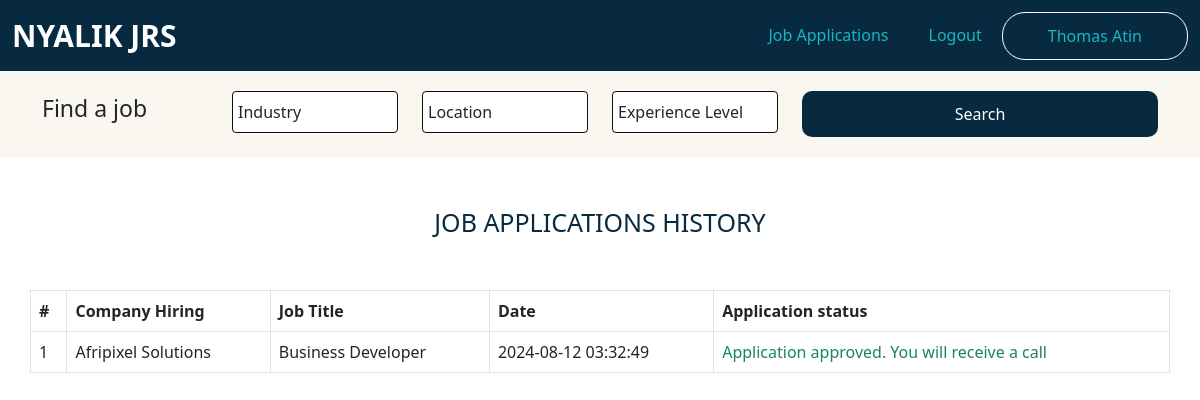
The app's page /index.php?page=jobs/applied_jobs&userId=12 (signed in) with its own data.
### tables this page shows
CREATE TABLE `users` (
  `userId` int(11) NOT NULL,
  `userName` varchar(255) NOT NULL,
  `emailAddress` varchar(200) NOT NULL,
  `password` varchar(200) NOT NULL,
  `profilePhoto` varchar(200) NOT NULL,
  `location` varchar(200) NOT NULL,
  `skills` varchar(200) NOT NULL,
  `universityAttended` varchar(200) DEFAULT NULL,
  `universityStartYear` varchar(200) DEFAULT NULL,
  `universityEndYear` varchar(200) DEFAULT NULL,
  `recentJobTitle` varchar(200) DEFAULT NULL,
  `recentEmploymentType` varchar(200) DEFAULT NULL,
  `recentEmploymentCompany` varchar(200) DEFAULT NULL,
  `preferredJobTitle` varchar(200) NOT NULL,
  `preferredJobLocation` varchar(200) NOT NULL,
  `profileCreationDate` datetime NOT NULL DEFAULT current_timestamp(),
  `profileUpdationDate` datetime DEFAULT NULL ON UPDATE current_timestamp(),
  `course` varchar(255) DEFAULT NULL,
  `student` int(11) DEFAULT NULL,
  `non_student` int(11) DEFAULT NULL,
  `skill_id` int(11) NOT NULL,
  `location_id` int(11) NOT NULL,
  `preferredJobTitle_id` int(11) NOT NULL,
  `preferredJobLocation_id` int(11) NOT NULL,
  `resume` varchar(200) NOT NULL
);

CREATE TABLE `job_applications` (
  `jobApplicationId` int(11) NOT NULL,
  `candidateName` varchar(255) NOT NULL,
  `candidateEmailAddress` varchar(255) NOT NULL,
  `candidateId` int(11) NOT NULL,
  `companyName` varchar(200) NOT NULL,
  `posted_jobTitle` varchar(255) NOT NULL,
  `posted_jobLocation` varchar(255) NOT NULL,
  `posted_jobDescription` varchar(1500) NOT NULL,
  `posted_jobEmploymentType` varchar(200) NOT NULL,
  `posted_jobId` int(11) NOT NULL,
  `date_created` datetime NOT NULL DEFAULT current_timestamp(),
  `updation_date` datetime DEFAULT NULL ON UPDATE current_timestamp(),
  `application_status` int(11) NOT NULL
);

### index.php (called while the page is built, shortened)
<?php
include_once "functions/functions.php";
$page = isset($_GET['page']) && file_exists($_GET['page'] . '.php') ? $_GET['page'] : 'home';
include_once $page . '.php';
?>

### jobs/applied_jobs.php (the view, shortened to what this page needs)
<?php
include_once "functions/functions.php";
$pdo = databaseConnection();
$user_id = false;
if (isset($_GET["userId"])) {
    $user_id = $_GET["userId"];
}
$sql = $pdo->prepare("SELECT * FROM job_applications WHERE candidateId = $user_id");
$sql->execute();
$database_all_applied_jobs = $sql->fetchAll(PDO::FETCH_ASSOC);
$count = 1;
?>
<?= headerTemplate('USER | APPLIED JOBS'); ?>
<nav class="navbar navbar-expand-lg bg-body-tertiary">
    <div class="container-fluid">
        <a href="index.php?page=home" class="navbar-brand">Nyalik JRS</a>
        <div class="collapse navbar-collapse justify-content-end" id="navbarSupportedContent">
            <?php
            if (!isset($_SESSION["userLoggedIn"]) && $_SESSION["userLoggedIn"] !== true) {
            ?>
                <ul class="navbar-nav">
                    <li class="nav-item">
                        <a class="nav-link" href="index.php?page=jobs/explore_all_jobs">Jobs</a>
                    </li>
                    <li class="nav-item">
                    </li>
                    <li class="nav-item">
                        <a class="nav-link" href="index.php?page=admin/admin_login">Admin Login</a>
                    </li>
                    <li class="nav-item">
                        <a class="nav-link" href="index.php?page=users/user_login">User Sign In</a>
                    </li>
                </ul>
            <?php } else {
                $userId = false;
                if (isset($_SESSION["userId"])) {
                    $userId = $_SESSION["userId"];
                } else {
                    echo "UserId is not set!";
                }
                $sql = $pdo->prepare("SELECT * FROM users WHERE userId = $userId");
                $sql->execute();
                $database_user_data = $sql->fetchAll(PDO::FETCH_ASSOC);
            ?>
                <?php foreach ($database_user_data as $user_data) : ?>
                    <ul class="navbar-nav">
                        <li class="nav-item">
                            <a class="nav-link" href="index.php?page=jobs/applied_jobs&userId=<?= $user_data['userId']; ?>">Job Applications</a>
                        </li>
                        <li class="nav-item">
                            <a href="index.php?page=users/user_logout" class="nav-link">Logout</a>
                        </li>
                        <li class="nav-item">
                            <a href="index.php?page=users/user_profile" class="nav-link"> <?php
                                                                                            echo $user_data["userName"];
                                                                                            ?></a>
                        </li>
                    </ul>
            <?php
                endforeach;
            }
            ?>
        </div>
    </div>
</nav>
<div id="search_form">
    <div class="container">
        <div class="row">
            <div class="col-md-12">
                <form action="index.php?page=job_search_results" class="search" method="post">
                    <div class="row">
                        <div class="col-2">
                            <div class="form-group">
                                <label for="">Find a job</label>
                            </div>
                        </div>
                        <div class="col-2">
                            <div class="form-group">
                                <select name="job_industry" class="form-control">
                                    <option disabled selected>Industry</option>
                                </select>
                            </div>
                        </div>
                        <div class="col-2">
                            <div class="form-group">
                                <select name="" class="form-control">
                                    <option disabled selected>Location</option>
                                </select>
                            </div>
                        </div>
                        <div class="col-2">
                            <div class="form-group">
                                <select name="" class="form-control">
                                    <option selected disabled>Experience Level</option>
                                </select>
                            </div>
                        </div>
                        <div class="col-4">
                            <div class="form-group">
                                <input type="submit" value="Search" class="btn w-100">
                            </div>
                        </div>
                    </div>
                </form>
            </div>
        </div>
    </div>
</div>
<div id="section_title">
    <div class="container">
        <div class="row">
            <h4 class="text-center">Job Applications History</h4>
        </div>
    </div>
</div>
<div id="full_table_display">
    <div class="container">
        <div class="row">
            <table class="table table-bordered table-hover">
                <thead>
                    <th>#</th>
                    <th>Company Hiring</th>
                    <th>Job Title</th>
                    <th>Date</th>
                    <th>Application status</th>
                </thead>
                <?php foreach ($database_all_applied_jobs as $applied_jobs) : ?>
                    <tbody>
                        <td><?= $count++; ?></td>
                        <td><?= $applied_jobs["companyName"]; ?></td>
                        <td><?= $applied_jobs["posted_jobTitle"]; ?></td>
                        <td><?= $applied_jobs["date_created"]; ?></td>
                        <td><?php
                            if ($applied_jobs["application_status"] == 0) {
                                echo "<span class='text-danger'>Received. Please wait for feedback</span>";
                            } elseif ($applied_jobs["application_status"] == 2) {
                                echo "<span class='text-success'>Application has been declined. Please try again when there is an opening</span>";
                            } else {
                                echo "<span class='text-success'>Application approved. You will receive a call</span>";
                            }
                            ?></td>
                    </tbody>
                <?php endforeach; ?>
            </table>
        </div>
    </div>
</div>

### records on screen
users: userName "Thomas Atin"
job_applications: companyName "Afripixel Solutions", posted_jobTitle "Business Developer", date_created "2024-08-12 03:32:49", shows "Application approved. You will receive a call"
